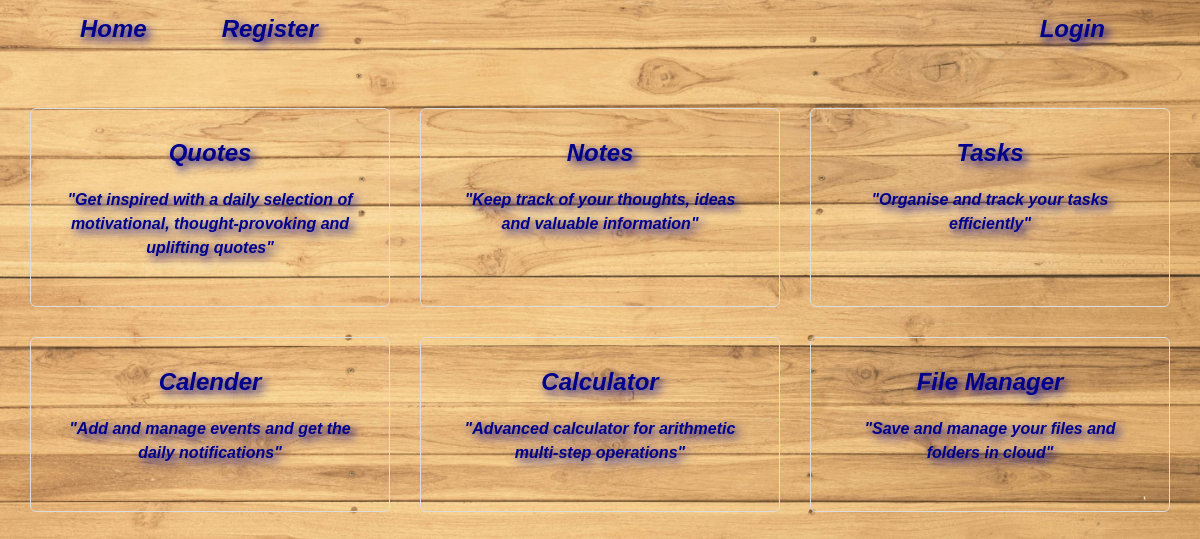
The page / on the database its author committed.
### home/models.py (models this page shows)
class Application(models.Model):
    name = models.CharField(max_length=100)
    url = models.CharField(max_length=100, default='')
    description = models.CharField(max_length=500)

### home/views.py (the view)
# urls.py: path('', views.index, name= "index"),
def index(request):
    applications = Application.objects.all()
    return render(request, 'index.html', {'apps': applications})

### templates/index.html (shortened to what this page needs)
{% extends 'background.html' %}
{% block content %}
<div class="app-content">
    <div class="home-layout">
        {% for app in apps %}
        {% if user.is_authenticated %}
            <a class="panel" href="{{app.url}}">
                <h2>{{app.name}}</h2><br>
                <p>{{app.description}}</p>
            </a>
        {% else %}
            <a class="panel" href="{% url 'login' %}">
                <h2>{{app.name}}</h2>
                <p>{{app.description}}</p>
            </a>
        {% endif %}
        {% endfor %}
    </div>
</div>
{% endblock %}

### templates/background.html (shortened to what this page needs)
{% load static %}
<!DOCTYPE html>
<html lang="en">
<head>
    <link rel="stylesheet" href="{% static 'bootstrap.css' %}">
    <link rel="stylesheet" href="{% static 'css/all.min.css' %}">
    <link rel="stylesheet" href="{% static 'style.css' %}">
</head>
<body>
    <div class="layout">
        <div class="navbar-container">
            <nav>
                <ul class="navbar-left">
                    <li><a href="/">Home</a></li>
                    <li><a href="{% url 'register' %}">Register</a></li>
                </ul>
                <div class="nav-header">
                    <h1>{% block page_title %}{% endblock %}</h1>
                </div>
                <ul class="navbar-right">
                    <li>
                        <div>
                            {% if user.is_authenticated %}
                            <span class="user_greet" style="margin-right:15px;">Hi, {{ user.first_name }}</span>
                            <a href="{% url 'logout' %}">Logout</a>
                            {% else %}
                            <a href="{% url 'login' %}">Login</a>
                            {% endif %}
                        </div>
                    </li>
                </ul>
            </nav>
        </div>
        {% block content %}
        {% endblock %}
    </div>
</body>
</html>

### static/style.css (style rules this page uses)
* { margin: 0; padding: 0; box-sizing: border-box; }
body { justify-content: center; align-items: center; margin: 0; background-color: #f0f0f0; font-family: Arial, sans-serif; }
.layout { display: flex; flex-direction: column; padding: 30px; }
.app-content { display: flex; justify-content: center; align-items: center; flex-wrap: wrap; }
h1 { padding: 15px; text-align: center; font-size: 30px; font-family: Arial, Helvetica, sans-serif; font-weight: bolder; font-style: italic; color: darkblue; text-shadow: 4px 4px 10px darkblue; }
.navbar-container { background-color: rgba(0, 0, 0, 0); }
nav { display: flex; width: 100%; justify-content: space-between; align-items: center; padding: 10px 20px; position: sticky; top: 0; z-index: 1000; margin-top: -30px; }
.navbar-left, .navbar-right { display: flex; list-style-type: none; padding: 0; margin: 0; }
nav ul li { margin-right: 15px; }
nav ul li a { margin: 0 20px; text-decoration: none; font-size: 24px; font-family: Arial, Helvetica, sans-serif; font-weight: bolder; font-style: italic; color: darkblue; text-shadow: 4px 4px 10px darkblue; border-radius: 6px; box-sizing: border-box; text-align: center; transition: background-color 0.3s, border-color 0.3s; padding: 5px 10px; }
.nav-header { text-align: center; flex-grow: 1; }
.home-layout { display: grid; grid-template-columns: repeat(3, 1fr); justify-content: center; gap: 30px; margin-top: 50px; }
.panel { padding: 30px; background-color: rgba(0, 0, 0, 0); border: 1px solid #ddd; border-radius: 6px; box-sizing: border-box; text-align: center; font-family: Arial, Helvetica, sans-serif; font-weight: bolder; font-style: italic; color: darkblue; text-shadow: 4px 4px 10px darkblue; text-decoration: none; transition: transform 0.3s, background-color 0.3s, border-color 0.3s; }
.panel h2 { margin-bottom: 20px; font-size: 1.5rem; font-weight: bold; }
.panel p { font-size: 1rem; line-height: 1.5; }

### rows shown on the page
Application: name "Quotes", description "\"Get inspired with a daily selection of motivational, thought-provoking and uplifting quotes\""
Application: name "Notes", description "\"Keep track of your thoughts, ideas and valuable information\""
Application: name "Tasks", description "\"Organise and track your tasks efficiently\""
Application: name "Calender", description "\"Add and manage events and get the daily notifications\""
Application: name "Calculator", description "\"Advanced calculator for arithmetic multi-step operations\""
Application: name "File Manager", description "\"Save and manage your files and folders in cloud\""
